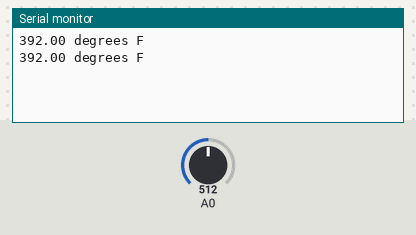
The sketch below on a simulated Arduino Uno, built with avr-gcc and run on an emulated ATmega328P. Parts: the last lines printed to the serial monitor. Inputs (shaded band) come from the test bench; at power-on: A0 = 512.

Above: at 1.8 s.
1.9 s: A0 set to 716
At 2.5 s:
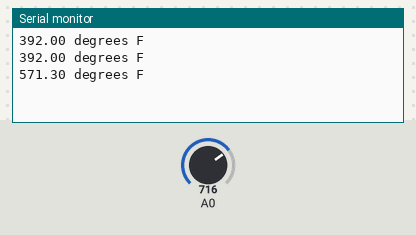
3.4 s: A0 set to 900
At 4.8 s:
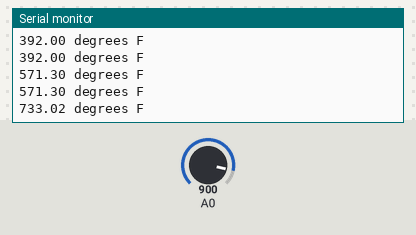
Timing chart, 0 to 6.4 s (numbered marks = the images above; inputs shaded):
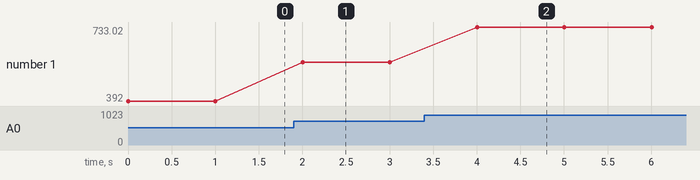

The sketch:

temp_v0.ino
```cpp
/*
 * Temperature
*/

//TMP36 Pin Variables
//the analog pin the TMP36's Vout (sense) Pin is connected to
//the resoluation is 10mV / degree centigrade
//(500 mV offset) to make negative temp an option
int temperaturePin = 0;

void setup()
{
  //Start the serial connection with the computer
  //to view results open the serial monitor
  //last button beneath the file bar (looks like a box with an antenea)
  Serial.begin(9600);
}

void loop()
{
  //getting the voltage reading from the temperatur sensor
  float temperature = getVoltage(temperaturePin);
  //converting from 10 mv per degree wit 500 mV offset
  //temperature = (temperature - .5) * 100;
  //to degrees ((volate - 500mv) times 100)
  //print the result
  //waiting a second
  temperature = (((temperature - .5) * 100)*1.8) + 32;
  Serial.print(temperature);
  Serial.println(" degrees F");
  delay(1000);
}

/*
 * getVoltage() - return the voltage on the analog input defined by pin
*/
float getVoltage(int pin){
  //converiting from a 0 to 1023 digital range
  // to 0 to 5 volts (each 1 reading equals ~ 5 millivolts
  return (analogRead(pin) * .004882814);
}
```

Measured:
- after the input at 1.9 s, the serial monitor: prints a new line after 0.10 s (image 1)
- after the input at 3.4 s, the serial monitor: prints a new line after 0.60 s (image 2)
- plotted number 1: 392 → 571.3 after the input at 1.9 s, 571.3 → 733.02 after the input at 3.4 s
